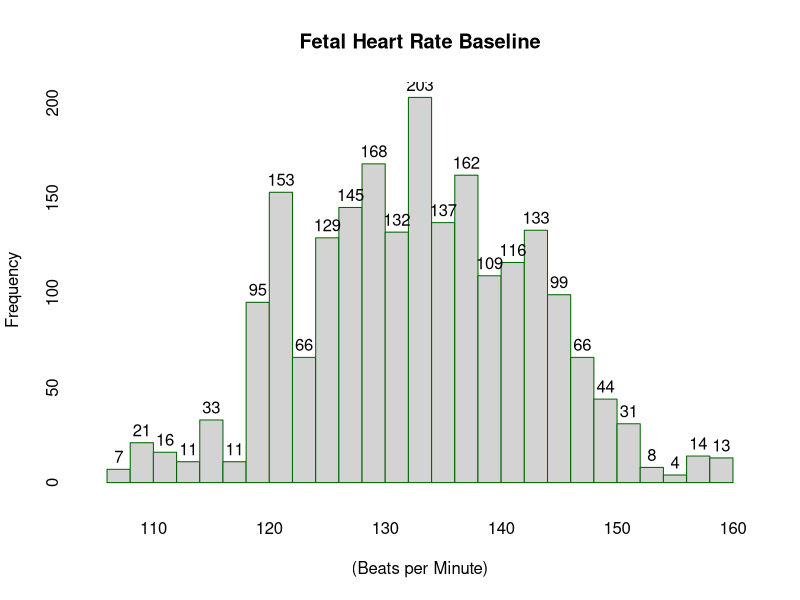
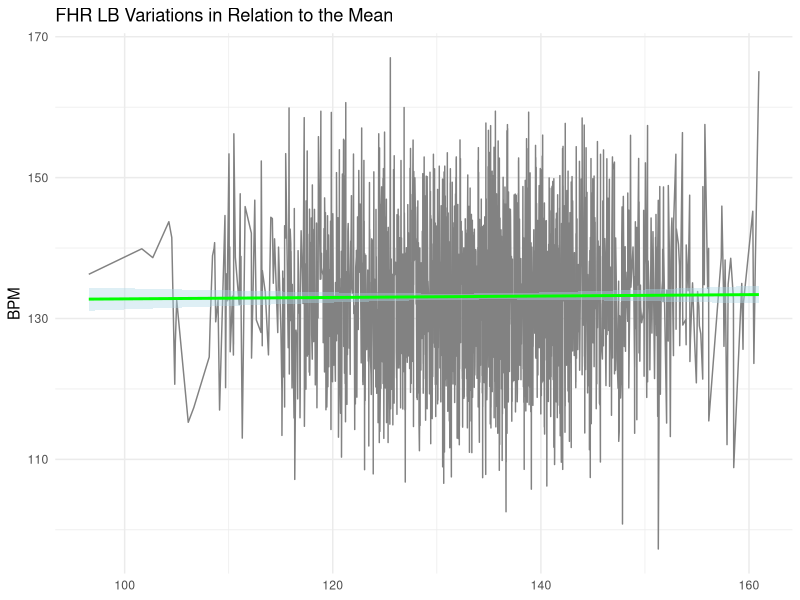
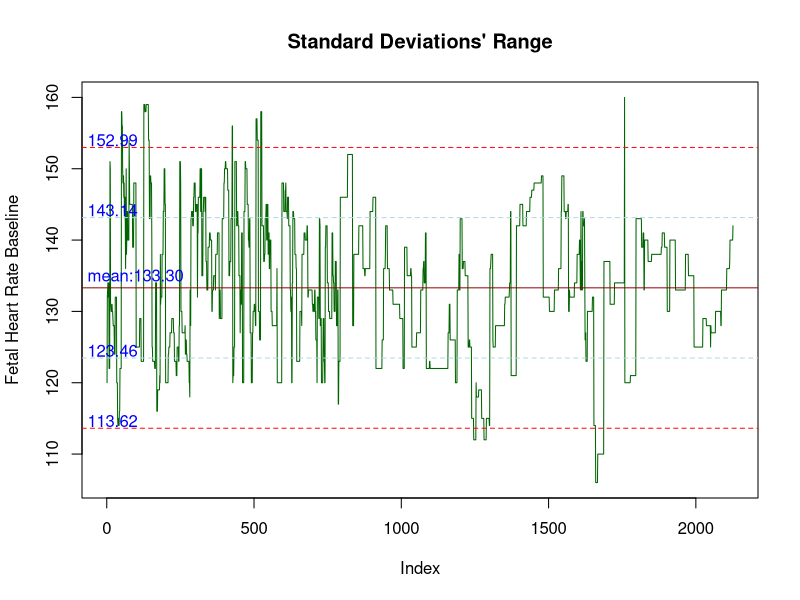
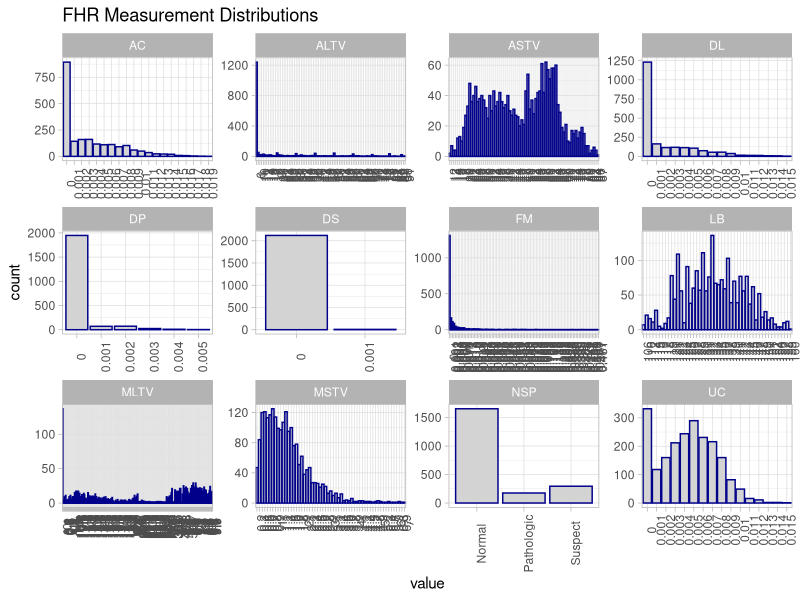
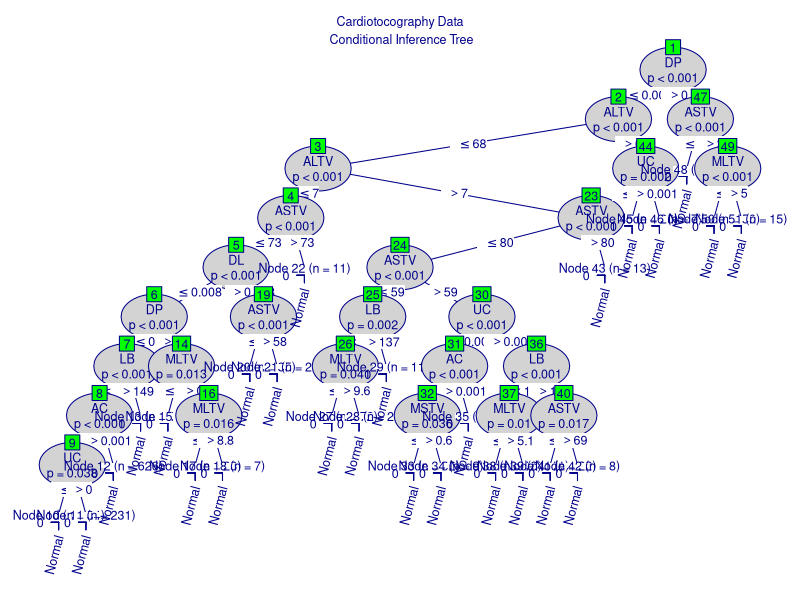
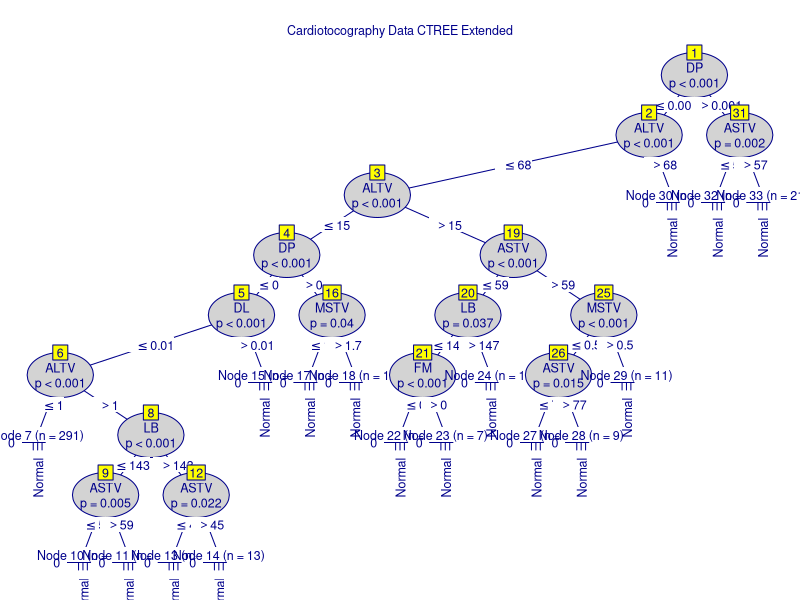

Write R code to recreate these figures, in order.
## ---- chunk 1
knitr::opts_chunk$set(include = FALSE)
## ---- chunk 2
# Required packages
library("tidyverse")
library("ggplot2")
library("party")
library("partykit")
#install.packages("hrbrthemes")
#library("hrbrthemes")
library("caret")
#Load csv and assess
#setwd("~Documents/GitHub/ocardec.github.io/CTREE")
ctg<-read.csv(file="cardiotocography.csv", head=TRUE, sep=",", as.is=FALSE)
#str(ctg)      #Content
#summary(ctg)  #Stats
# head(ctg, 10)
# summary(ctg$LB)
# summary(ctg$NSP)
## ---- chunk 3
# list1 <- ctg[c("AC", "ALTV", "ASTV", "DL", "DP", "DS", "FM", "LB", "MLTV", "MSTV", "NSP", "UC")]
# summary(list1)
summary(ctg)
## ---- chunk 4
par(mfrow = c(1,1))
hist((ctg$LB), main="Fetal Heart Rate Baseline", breaks = 21, lwd=.01,
     xlab="(Beats per Minute)", border="dark green", col="light grey", labels = TRUE)
## ---- chunk 5
# LB stats
t.test(ctg$LB)
m<-mean(ctg$LB)
std<-sd(ctg$LB)
upr=m+std
lwr=m-std
lbdf <- data.frame(ctg,my_x = 0 + rnorm(length(ctg$LB),
        mean=m, sd=std),my_y = 0 + rnorm(length(ctg$LB), mean=m, sd=std))
## ---- chunk 6
# LB Variation
par(mfrow = c(1,1))
print(pltlb <- ggplot(lbdf, xlab=TRUE, aes(x=(my_x), y=my_y)) + 
        geom_line(col="grey51", linemitre=1) +
        geom_smooth(method=lm, color="green", lty=1, fill="lightblue", se=TRUE) + theme_minimal () +
        labs(x=NULL, y="BPM", title="FHR LB Variations in Relation to the Mean"))
## ---- chunk 7
# 2-standard deviations?
upr2=m+(std*2)
lwr2=m-(std*2)

# Plot
par(mfrow = c(1,1))
plot.new()
plot(ctg$LB, type="l", col="darkgreen", ylab="Fetal Heart Rate Baseline", main="Standard Deviations' Range")
abline(h = m, col = "darkred")
abline(h = upr, col = "lightblue", lty=2)
abline(h = lwr, col = "lightblue", lty=2)
abline(h = upr2, col = "red", lty=2)
abline(h = lwr2, col = "red", lty=2)
text(-65,134, "mean:133.30", col = "blue", adj = c(0, -.1))
text(-65,upr, round(upr, 2), col = "blue", adj = c(0, -.1))
text(-65,lwr, round(lwr, 2), col = "blue", adj = c(0, -.1))
text(-65,upr2, round(upr2, 2), col = "blue", adj = c(0, -.1))
text(-65,lwr2, round(lwr2, 2), col = "blue", adj = c(0, -.1))
## ---- chunk 8
lba <- (sum(ctg$LB > 152.99)) # LB Observations higher than 2-s.d. # 39
lbb <- (sum(ctg$LB < 113.62)) # LB Observations lower than 2-s.d. # 44
lba + lbb  # 83 obs outside of the 2-s.d. boundaries
rate_in <- sum(between(ctg$LB, 113.62, 152.99)/nrow(ctg)) # of obs within 2-s.d.
valx <- (sum(round(rate_in * 100, 2)))
valx
## ---- chunk 9
# b. Exclude non-original measurements, rename targeted values
ctg[12:22] <- NULL
ctg$NSP<-as.numeric(ctg$NSP)
ctg$NSP<-factor(ctg$NSP, levels= 1:3, labels = c("Normal","Suspect", "Pathologic"))
# ctg$CLASS<-as.numeric(ctg$CLASS)
# ctg$CLASS<-factor(ctg$CLASS, levels=1:10, labels= c('A', 'B', 'C', 'D', 'SH', 'AD', 'DE', 'LD', 'FS', 'SP'))
## ---- chunk 10

# Distributions preview
ctg[,1:12] %>% 
  gather() %>%                             
  ggplot(aes(value)) +
  theme_light() + labs(title = "FHR Measurement Distributions") +
  theme(axis.text.x = element_text(angle=90)) +                 
  facet_wrap(~ key, scales = "free", shrink = TRUE) +  
  geom_bar(mapping = aes(value), 
           color = "darkblue", fill = "lightgrey")
## ---- chunk 11
# Creating the training and testing data subsets
set.seed(1234)
ind <- sample(2, nrow(ctg), replace = TRUE, prob = c(0.70, 0.30))
train.data <- ctg[ind == 1, ]
test.data <- ctg[ind == 2, ]

# Runing the method against the train data subset
myFormula <- NSP~.
model <- ctree(myFormula, data = train.data)
print(model)
## ---- chunk 12
# Tree visualization
plot(model, type="extended", ep_args = list(justmin=9), drop_terminal=FALSE, tnex=1.02, 
     gp=gpar(fontsize = 9, col="dark blue"),
     inner_panel = node_inner(model, fill=c("light grey","green"), pval=TRUE), 
     terminal_panel=node_barplot(model, fill=c(3,7,2), beside=TRUE, ymax=1.1, rot = 75,
     just = c(.95,.5), ylines=TRUE, widths =.01, gap=.3, reverse=FALSE, id=TRUE), 
     margins = c(4,3,3,3), 
     main="Cardiotocography Data\n Conditional Inference Tree")
## ---- chunk 13
# Confusion matrix
table(predict(model), train.data$NSP, dnn=c("PREDICTED", "ACTUAL"))
# predicted classification accuracy with training data
sum(predict(model) == train.data$NSP)/length(train.data$NSP)
prop.table(table(predict(model), train.data$NSP, dnn=c("PREDICTED", "ACTUAL")))
## ---- chunk 14
# Evaluate the model on a test data
model2 <- ctree(myFormula, data = test.data)
print(model2)
## ---- chunk 15
plot(model2, ep_args = list(justmin=9), type="extended", drop_terminal = FALSE, tnex=1.0, gp=gpar(fontsize=9, col="dark blue"), 
     inner_panel = node_inner(model2, fill=c("lightgrey","yellow"), pval=TRUE, id=TRUE),
     terminal_panel=node_barplot(model2, col="black", fill=c(3,7,2), beside=TRUE, 
     ymax=1.1, rot = 90, just = c("right", "top"), ylines=TRUE, , widths=.01, gap=0.3, reverse=FALSE,id=TRUE), main="Cardiotocography Data CTREE Extended", cex.main=1.5)
## ---- chunk 16
# Confusion matrix and stats
testPred2 <- predict(model2, newdata = test.data)
confusionMatrix(testPred2, test.data$NSP)
